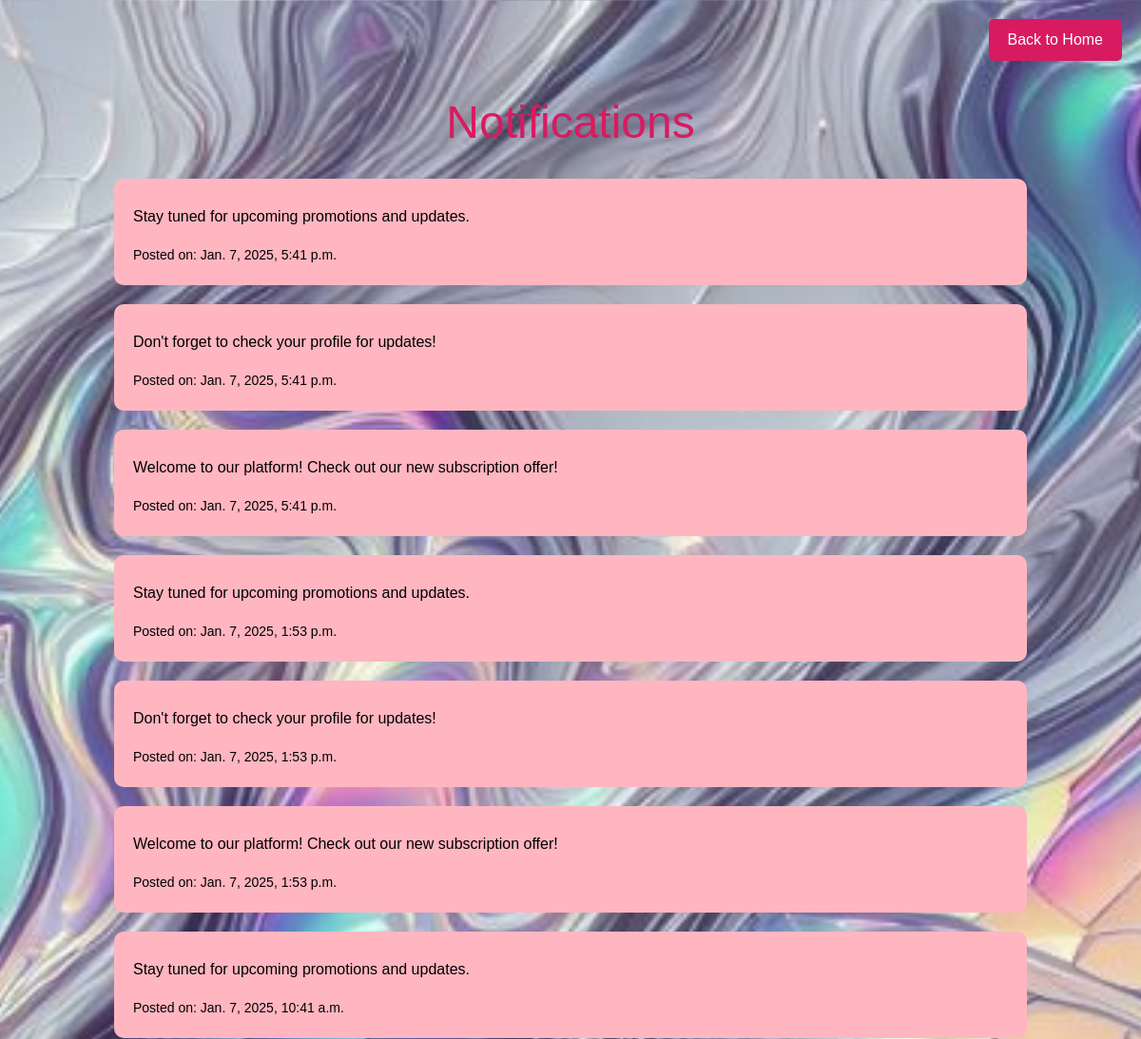
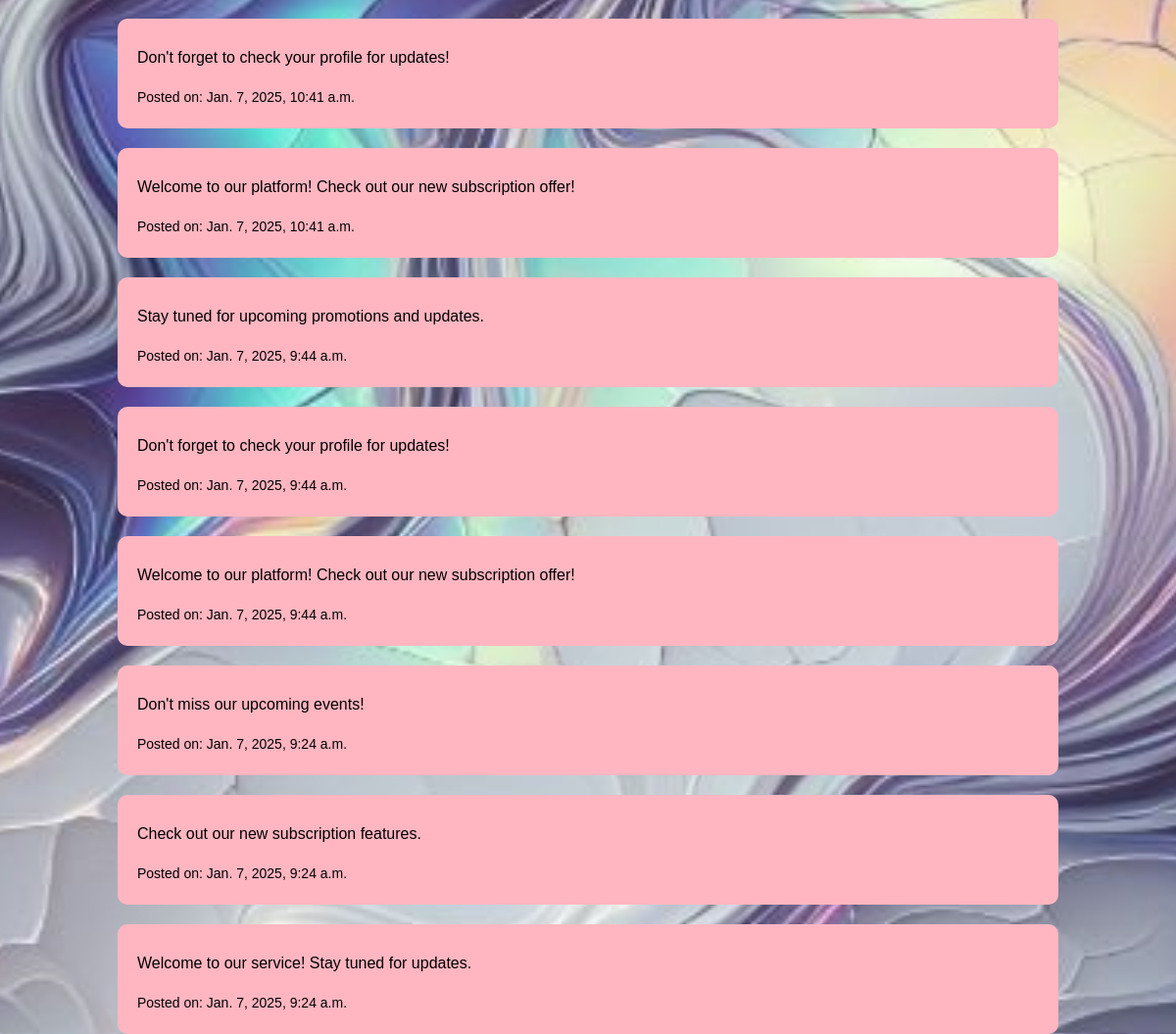
Page /accounts/notifications/ (signed in) on the committed database (2 pictures, top to bottom).
### accounts/models.py (models this page shows, shortened)
class Notification(models.Model):
    user = models.ForeignKey(User, on_delete=models.CASCADE, related_name='notifications')
    message = models.TextField()
    is_read = models.BooleanField(default=False)
    created_at = models.DateTimeField(auto_now_add=True)

### accounts/views.py (the view, shortened to what this page needs)
# urls.py: path('notifications/', views.notifications_view, name='notifications'),  # Added Notifications URL
@login_required
def notifications_view(request):
    notifications = Notification.objects.filter(user=request.user).order_by('-created_at')
    return render(request, 'notifications.html', {'notifications': notifications})

### accounts/templates/notifications.html (shortened to what this page needs)
{% load static %}
<!DOCTYPE html>
<html lang="en">
<head>
    <link href="https://cdn.jsdelivr.net/npm/bootstrap@5.3.0-alpha1/dist/css/bootstrap.min.css" rel="stylesheet">
</head>
<body>
    <a href="{% url 'home' %}" class="back-home-btn">Back to Home</a>
    <div class="content">
        <h1>Notifications</h1>
        <div class="notification-list">
            {% for notification in notifications %}
                <div class="notification-item">
                    <p>{{ notification.message }}</p>
                    <small>Posted on: {{ notification.created_at }}</small>
                </div>
            {% endfor %}
        </div>
    </div>
</body>
</html>

### rows in the picture
Notification: message "Stay tuned for upcoming promotions and updates.", created_at "Jan. 7, 2025, 5:41 p.m."
Notification: message "Don't forget to check your profile for updates!", created_at "Jan. 7, 2025, 5:41 p.m."
Notification: message "Welcome to our platform! Check out our new subscription offer!", created_at "Jan. 7, 2025, 5:41 p.m."
Notification: message "Stay tuned for upcoming promotions and updates.", created_at "Jan. 7, 2025, 1:53 p.m."
Notification: message "Don't forget to check your profile for updates!", created_at "Jan. 7, 2025, 1:53 p.m."
Notification: message "Welcome to our platform! Check out our new subscription offer!", created_at "Jan. 7, 2025, 1:53 p.m."
Notification: message "Stay tuned for upcoming promotions and updates.", created_at "Jan. 7, 2025, 10:41 a.m."
Notification: message "Don't forget to check your profile for updates!", created_at "Jan. 7, 2025, 10:41 a.m."
Notification: message "Welcome to our platform! Check out our new subscription offer!", created_at "Jan. 7, 2025, 10:41 a.m."
Notification: message "Stay tuned for upcoming promotions and updates.", created_at "Jan. 7, 2025, 9:44 a.m."
Notification: message "Don't forget to check your profile for updates!", created_at "Jan. 7, 2025, 9:44 a.m."
Notification: message "Welcome to our platform! Check out our new subscription offer!", created_at "Jan. 7, 2025, 9:44 a.m."
Notification: message "Don't miss our upcoming events!", created_at "Jan. 7, 2025, 9:24 a.m."
Notification: message "Check out our new subscription features.", created_at "Jan. 7, 2025, 9:24 a.m."
Notification: message "Welcome to our service! Stay tuned for updates.", created_at "Jan. 7, 2025, 9:24 a.m."
